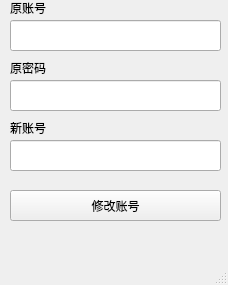
<?xml version="1.0" encoding="UTF-8"?>
<ui version="4.0">
 <class>MainWindow</class>
 <widget class="QMainWindow" name="MainWindow">
  <property name="geometry">
   <rect>
    <x>0</x>
    <y>0</y>
    <width>228</width>
    <height>285</height>
   </rect>
  </property>
  <property name="windowTitle">
   <string>MainWindow</string>
  </property>
  <widget class="QWidget" name="centralwidget">
   <widget class="QLineEdit" name="lineEdit">
    <property name="geometry">
     <rect>
      <x>10</x>
      <y>20</y>
      <width>211</width>
      <height>31</height>
     </rect>
    </property>
   </widget>
   <widget class="QPushButton" name="pushButton">
    <property name="geometry">
     <rect>
      <x>10</x>
      <y>190</y>
      <width>211</width>
      <height>31</height>
     </rect>
    </property>
    <property name="text">
     <string>修改账号</string>
    </property>
   </widget>
   <widget class="QLineEdit" name="lineEdit_2">
    <property name="geometry">
     <rect>
      <x>10</x>
      <y>80</y>
      <width>211</width>
      <height>31</height>
     </rect>
    </property>
   </widget>
   <widget class="QLineEdit" name="lineEdit_3">
    <property name="geometry">
     <rect>
      <x>10</x>
      <y>140</y>
      <width>211</width>
      <height>31</height>
     </rect>
    </property>
   </widget>
   <widget class="QLabel" name="label">
    <property name="geometry">
     <rect>
      <x>10</x>
      <y>0</y>
      <width>72</width>
      <height>15</height>
     </rect>
    </property>
    <property name="text">
     <string>原账号</string>
    </property>
   </widget>
   <widget class="QLabel" name="label_2">
    <property name="geometry">
     <rect>
      <x>10</x>
      <y>60</y>
      <width>72</width>
      <height>15</height>
     </rect>
    </property>
    <property name="text">
     <string>原密码</string>
    </property>
   </widget>
   <widget class="QLabel" name="label_3">
    <property name="geometry">
     <rect>
      <x>10</x>
      <y>120</y>
      <width>72</width>
      <height>15</height>
     </rect>
    </property>
    <property name="text">
     <string>新账号</string>
    </property>
   </widget>
  </widget>
  <widget class="QMenuBar" name="menubar">
   <property name="geometry">
    <rect>
     <x>0</x>
     <y>0</y>
     <width>228</width>
     <height>26</height>
    </rect>
   </property>
  </widget>
  <widget class="QStatusBar" name="statusbar"/>
 </widget>
 <resources/>
 <connections>
  <connection>
   <sender>pushButton</sender>
   <signal>clicked()</signal>
   <receiver>MainWindow</receiver>
   <slot>update()</slot>
   <hints>
    <hint type="sourcelabel">
     <x>115</x>
     <y>231</y>
    </hint>
    <hint type="destinationlabel">
     <x>113</x>
     <y>142</y>
    </hint>
   </hints>
  </connection>
 </connections>
</ui>
